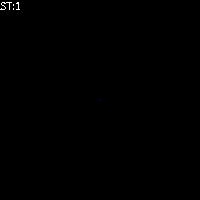
Frame 1 (no input)
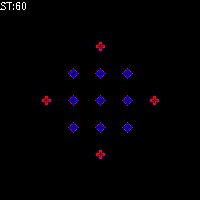
Frame 60 (the mouse pressed at the canvas centre just before this capture)
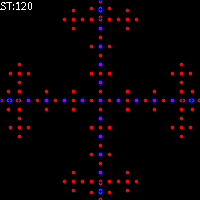
Frame 120 (the mouse held since frame 60 and released just before this capture)

The Processing sketch that drew these frames (run headless with seeded random() and noise(); from frame 60 on, the mouse is pressed at the canvas centre):

// Processing sketch: automat_wzrost2D
// ── automat_wzrost2D.pde
//Dwuwymiarowy, DETERMINISTYCZNY automat komórkowy - reguła "ZSUMUJ Z SĄSIADAMI I WEŹ MODULO". Synchroniczny
//Zasiewanie tablicy na początku z zadaną gęstością lub pojedynczą komórką
//////////////////////////////////////////////////////////////////////////////////////////////////////////////////
int WorldSize=200;//Ile chcemy elementów w linii?
int[][] WorldOld=new int[WorldSize][WorldSize];//Tworzenie tablic - w Processingu zawsze za pomocą alokacji
int[][] WorldNew=new int[WorldSize][WorldSize];//W tym wypadku tablice dwuwymiarowe
float IDens=0.0;//Początkowa gęstość w tablicy

void setup()
{
 size(200,200);    //Okno kwadratowe
 noSmooth(); //Znacząco przyśpiesza
 if(IDens>0)
  {
   for(int i=0;i<WorldOld.length;i++) //Zasiewanie tablicy
    for(int j=0;j<WorldOld.length;j++) 
      if(random(1.0)<IDens)
        WorldOld[i][j]=int(random(3));
  }
  else
  {
    WorldOld[WorldSize/2][WorldSize/2]=1;
  }
 frameRate(50);
}


int t=0;
void draw()
{  
  for(int i=0;i<WorldOld.length;i++)//Wizualizacja czyli "rysowanie na ekranie" 
    for(int j=0;j<WorldOld.length;j++) 
    {
      switch(WorldOld[i][j]){ //Instrukcja wyboru pozwala nam wybrać dowolny kolor w zależności od liczby w konmórce
      case 2:stroke(255,0,0);break;
      case 1:stroke(0,0,255);break;
      case 0:stroke(0,0,0);break;
      default: stroke(0,255,0);//To się pojawiac nie powinno
      break;
      } 
      point(i,j);
    }
  
  for(int i=0;i<WorldOld.length;i++)//Zmiana stanu automatu
  {
       //Reguła - "ZSUMUJ Z SĄSIADAMI I WEŹ MODULO"
       int right = (i+1) % WorldSize;      
       int left  = (WorldSize+i-1) % WorldSize;
       
       for(int j=0;j<WorldOld.length;j++) 
       {
         int dw=(j+1) % WorldSize;   
         int up=(WorldSize+j-1) % WorldSize;
         int ile = WorldOld[i][j]
                 +WorldOld[left][j]
                 +WorldOld[right][j]
                 +WorldOld[i][up]
                 +WorldOld[i][dw]              
                 ;//suma pięciu brana potem modulo 3
      
         WorldNew[i][j]=ile % 3;//Nowy stan zapisujemy na drugą tablicę
       }
   }
   
   //Zamiana tablic
   int[][] WorldTmp=WorldOld;
   WorldOld=WorldNew;
   WorldNew=WorldTmp;
   
   t++;//Kolejne pokolenie/krok/rok
   text("ST:"+t,0,10);
}

//////////////////////////////////////////////////////////////////////////////////
// Autor: Wojciech T. Borkowski
// Materiały do podręcznika "Processing w edukacji i symulacji
// https://github.com/borkowsk/sym4processing/tree/master/ProcessingWEdukacji
//////////////////////////////////////////////////////////////////////////////////
